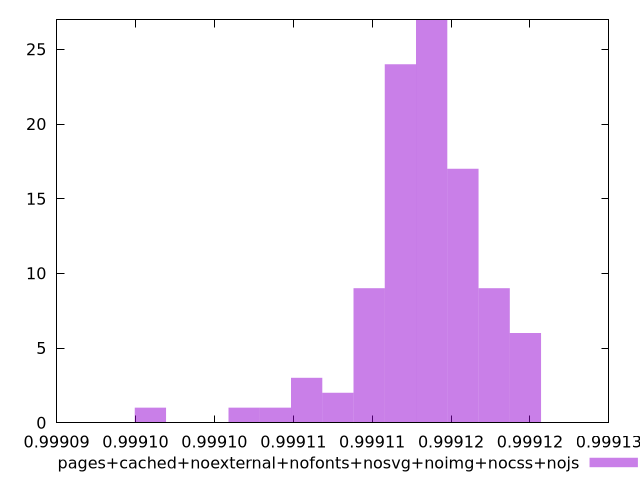

Write gnuplot code to recreate this figure.
$_pagesCachedNoexternalNofontsNosvgNoimgNocssNojs <<EOF
0.9991157487575344 17
0.9991018856554349 1
0.9991137683143773 27
0.9991177292006914 9
0.9991098074280631 9
0.9991117878712202 24
0.9991078269849061 2
0.9991058465417489 3
0.9991197096438486 6
0.9990959443259636 1
0.9991038660985919 1
EOF
set key outside below
set terminal pngcairo
set output "report_00005_2020-11-02T22-26-11.212Z/first-cpu-idle/pages+cached+noexternal+nofonts+nosvg+noimg+nocss+nojs//hist.png"
set yrange [0:27]
set boxwidth 0.0000019804431570781925
set style fill transparent solid 0.5 noborder
plot $_pagesCachedNoexternalNofontsNosvgNoimgNocssNojs title "pages+cached+noexternal+nofonts+nosvg+noimg+nocss+nojs" with boxes ,
